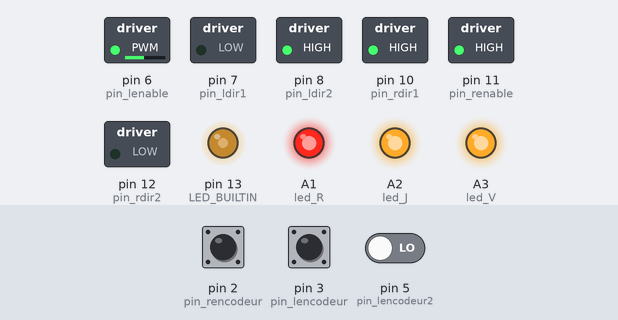
This program was run on a simulated Arduino Uno, built with avr-gcc and run on an emulated ATmega328P. Shown: switched loads named in the program (green lamp = pin HIGH), output pins drawn as LEDs (lit = HIGH). The inputs (shaded band) are chosen by the test bench; at power-on: pin 3 (pin_lencodeur) HIGH, pin 2 (pin_rencodeur) HIGH, pin 5 (pin_lencodeur2) LOW. What the program prints to the serial monitor is not drawn.

Above: at 6.24 s.
6.8 s: pin 3 (pin_lencodeur) pulsed LOW 2 times (0.12 s each, 0.3 s apart)
At 7.56 s:
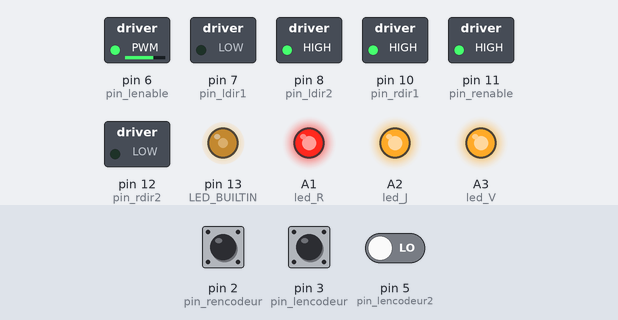
9.8 s: pin 3 (pin_lencodeur) pulsed LOW 5 times (0.12 s each, 0.3 s apart)
At 10.36 s:
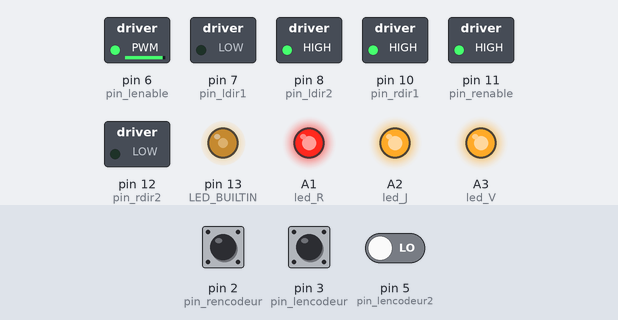
Timing chart, 0 to 18.8 s (numbered marks = the images above; inputs shaded):
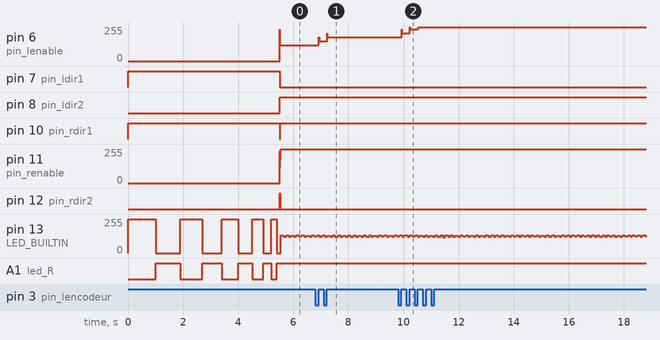

The program:

main.cpp
```cpp
#include <Arduino.h>
#include "header.h"

void rencodeur_callback() //RIGHT
{
  if(digitalRead(pin_rencodeur2)){
    rnbTic ++;
  }else
  {
    rnbTic --;
  }

}

void lencodeur_callback() //LEFT
{
  if(digitalRead(pin_lencodeur2)){
    lnbTic ++;
  }else
  {
    lnbTic --;
  }

}

ISR(TIMER1_COMPA_vect){
  //interrupt commands for TIMER 1 here, runs asynchonrously
  cli(); // interdire les interruptions
  rtickcopy = rnbTic;//RIGHT
  rnbTic = 0;
  ltickcopy = lnbTic;//LEFT
  lnbTic = 0;
  sei();//turn th einterrupt sback on

  re = rspeed - rtickcopy;//RIGHT
  rde = re - rolde;
  rE += re;
  le = lspeed - ltickcopy; //LEFT
  lde = le - lolde;
  lE += le;

  if (rE>512){rE = 512;}   //RIGHT
  if (rE<-512){rE = -512;}
  if (lE>512){lE = 512;}   //LEFT
  if (lE<-512){lE = -512;}

  rres_PID = re*kp + rde*kd + rE*ki; // RIGHT
  if (rres_PID>255){rres_PID = 255;}
  else if (rres_PID<0){rres_PID = 0;}
  lres_PID = le*kp + lde*kd + lE*ki; // LEFT
  if (lres_PID>255){lres_PID = 255;}
  else if (lres_PID<0){lres_PID = 0;}

  analogWrite (pin_renable, rres_PID); // RIGHT
  analogWrite (pin_lenable, lres_PID); // LEFT
  rolde = re;//RIGHT
  lolde = le;//LEFT

  //calculate angle or displacement
  rd = (rtickcopy / ratioencoder) * wheelperimeter;// mm/cycle
  ld = (ltickcopy / ratioencoder) * wheelperimeter;
  vcenter = (rd + ld)/2.00;
  realangle += (rd - ld)/entraxe; //calculate new angle
  X+=vcenter*cos(realangle);//update pos
  Y+=vcenter*sin(realangle);// simple trigonometrics


  Serial.print(X);// on print
  Serial.print(" ");// on print
  Serial.println(Y);// on print
}

void setup()
{
  //serial
  Serial.begin(450000);

  //led
  pinMode(LED_BUILTIN, OUTPUT);
  pinMode(led_R, OUTPUT);
  pinMode(led_J, OUTPUT);
  pinMode(led_V, OUTPUT);
  digitalWrite(led_R, HIGH);
  digitalWrite(led_J, HIGH);
  digitalWrite(led_V, HIGH);
  //ultrasound
  //pinMode(pin_trigger, OUTPUT);
  //digitalWrite(pin_trigger, LOW); // La broche TRIGGER doit être à LOW au repos
  //pinMode(pin_echo, INPUT);
  // put your setup code here, to run once:
  pinMode(pin_renable, OUTPUT);  //RIGHT
  pinMode(pin_rdir1, OUTPUT);
  pinMode(pin_rdir2, OUTPUT);
  pinMode(pin_rencodeur, INPUT);
  pinMode(pin_lenable, OUTPUT);  //LEFT
  pinMode(pin_ldir1, OUTPUT);
  pinMode(pin_ldir2, OUTPUT);
  pinMode(pin_lencodeur, INPUT);

  rdir = (rspeed>0);//RIGHT
  ldir = (lspeed>0);//LEFT
  digitalWrite(pin_renable, LOW); //RIGHT
  digitalWrite(pin_rdir1, rdir);
  digitalWrite(pin_rdir2, !rdir);
  digitalWrite(pin_lenable, LOW); //LEFT
  digitalWrite(pin_ldir1, ldir);
  digitalWrite(pin_ldir2, !ldir);

  while (startdelai>0){ ///just a timer before start
    Serial.println(startdelai);
    digitalWrite(LED_BUILTIN, led_status);
    led_status = !led_status;
    rstatus = ! rstatus;
    digitalWrite( led_R, rstatus);
    delay(startdelai);
    startdelai -= 100;
  }
  rstatus = true;
  digitalWrite(led_R, rstatus);
  Serial.println(" its go time !!");

  // TIMER 1 pour 80 hz
  cli(); // on eteind les interruptions
  TCCR1A = 0; // set entire TCCR1A register to 0
  TCCR1B = 0; // same for TCCR1B
  TCNT1  = 0; // initialize counter value to 0
  // on initialise un "buffer" pour le timer pour avoir la fréquence désiré
  OCR1A = 24999; // = 16000000 / (8 * 100) - 1 (must be <65536)
  // turn on CTC mode
  TCCR1B |= (1 << WGM12);
  // Set CS12, CS11 and CS10 bits for 8 prescaler pour controler la vitesse du timer
  TCCR1B |= (0 << CS12) | (1 << CS11) | (0 << CS10);
  // on allume le timer 1
  TIMSK1 |= (1 << OCIE1A);
  sei();

  attachInterrupt(digitalPinToInterrupt(pin_rencodeur), rencodeur_callback, RISING); //RIGHT
  attachInterrupt(digitalPinToInterrupt(pin_lencodeur), lencodeur_callback, RISING); //LEFT

}

void loop()
{
  //are we there yet?
  distsquared = (X2-X)*(X2-X) + (Y2-Y)*(Y2-Y);
  if(distsquared<=epsilon){//yes we have arrived
    vstatus = false;
    digitalWrite(led_V, vstatus);
    obj_index++;
    obj_index = obj_index%3;
    Y2 = yobj[obj_index];
    X2 = xobj[obj_index];
    Serial.println("arrived");
  }else{// still have to go on...
    // measure dstance
    //digitalWrite(pin_trigger, HIGH);
    //delayMicroseconds(10);
    //digitalWrite(pin_trigger, LOW);
    //measure = pulseIn(pin_echo, HIGH, MEASURE_TIMEOUT);
    //distance_mm = measure * SOUND_SPEED;
    for(int i =0;i<1000;i++){
      for(int j=0;j<1000;j++){

      }
    }
    distance_mm = 0.00;
    //should we slow down ?
    if(distance_mm<slowdowndist && distance_mm != 0.00){//yes
    cruisespeed -= dspeed;
    }else{//faster !!
      cruisespeed += dspeed;
    }

    // limit speed
    if(cruisespeed<minspeed){cruisespeed = minspeed;}
    else if(cruisespeed>maxspeed){cruisespeed = maxspeed;}

    //should we turn
    if(distance_mm<turndist && distance_mm != 0.00){//yes
      obsangle += 4*dangle;
    }else if(obsangle>0){// no correct
      obsangle -= dangle; //takes 4 loops to recover
    }else if(obsangle<0){//straight line
      obsangle = 0;
    }

    //calculate objangle
    objangle = atan2(Y2-Y,X2-X);

    // point forward steering
    targetangle = wrap(objangle + obsangle); // calculate deviation angle
    alpha = wrap(targetangle - realangle); // calculate error
    rspeed = (int) (cruisespeed*(cos(alpha) + (K*sin(alpha)))); //caclultae wheel speeds
    lspeed = (int) (cruisespeed*(cos(alpha) - (K*sin(alpha)))); //calculate wheel speeds

    //according to speed change dir
    if( rdir != (rspeed>0)){
      rdir = (rspeed>0);//RIGHT
      digitalWrite(pin_rdir1, rdir);  //RIGHT
      digitalWrite(pin_rdir2, !rdir);
    }

    if( ldir != (lspeed>0)){
      ldir = (lspeed>0);//LEFT
      digitalWrite(pin_ldir1, ldir);  //LEFT
      digitalWrite(pin_ldir2, !ldir);
    }
    // led
    digitalWrite(LED_BUILTIN, led_status);//
    led_status = ! led_status;
    // delay(100);  // this is really optional
    }

}

float wrap(float inangle){
  return atan2(sin(inangle),cos(inangle));
}
```

header.h
```cpp
#define kp 30 // poids proportionnel
#define ki 30 // poinds intégral
#define kd 0 // poids dérivatif


#define epsilon 1000 // lin distance to goal before stop //! is squared for no sqrt
long distsquared = 999.00;

int slowdowndist = 400; //mm
int turndist = 350;//

volatile long X = 0.00;//coords of robots
volatile long Y = 0.00;// init at 0,0

long X2 = 1000.00;//coords of objectif
long Y2 = 1000.00;//should be a straight line

int obj_index = 0;

long xobj[3]{1000,-1000,0};
long yobj[3]{1000,1000,0};

float ratioencoder = 220.00;//number of motor tick for 1 wheel turn
float rd = 0.0;//actual distance in mm
float ld = 0.0;//actuall distance in mm
float vcenter = 0.00;

float cruisespeed = 0.0; // speed of center of momentum
const int maxspeed = 9;
const int minspeed = -9;
const float dspeed = 0.05; // variation of speed
const float dangle = PI/16.0; // variationof angle
volatile int rspeed = 4; //! important to determinate max speed
volatile int lspeed = 4; //! important to determinate max speed
float targetangle = 0; // tempangle used for math
float objangle = 0; // the desired angle
volatile float realangle = 0; // the real angle of the bot
float obsangle = 0; // angle buffer for avoidance


///         RIGHT
int re; // erreur proportionnelle
int rde; // delta erreur (erreur dérivative)
int rE = 0; // erreur intégrale
int rnbTic = 0; // nb de tics par cycle
int rolde = 0;
volatile int rtickcopy;//copy of tick

///         LEFT
int le; // erreur proportionnelle
int lde; // delta erreur (erreur dérivative)
int lE = 0; // erreur intégrale
int lnbTic = 0; // nb de tics par cycle
int lolde = 0;
volatile int ltickcopy;//copy of tick

///         RIGHT
#define pin_renable 11 // a besoin du PWM
#define pin_rdir1 10 // direction 1
#define pin_rdir2 12 // direction 2
#define pin_rencodeur 2 // a besoin du pin interrupt
#define pin_rencodeur2 4//sens de rotation du moteur


///         LEFT
#define pin_lenable 6 // a besoin du PWM
#define pin_ldir1 7 // direction 1
#define pin_ldir2 8 // direction 2
#define pin_lencodeur 3 // a besoin du pin interrupt
#define pin_lencodeur2 5//sens de rotation du moteur

///          RIGHT
bool rdir = true; //permet de changer la direction
int rres_PID; // résultat de sortie du PID

///          LEFT
bool ldir = true; //permet de changer la direction
int lres_PID; // résultat de sortie du PID

int startdelai = 1000;
bool led_status = true; //permet de controler la led integrer

///                 LEDs
#define led_R A1
#define led_J A2
#define led_V A3
bool rstatus = true;
bool jstatus = true;
bool vstatus = true;

///               ULTRASOUND

#define pin_trigger 4
#define pin_echo 5

const long SOUND_SPEED = (343.0)/2.0;// 343m/s -> 343mm/ms
const unsigned long MEASURE_TIMEOUT = 2000.0/SOUND_SPEED; // T = D/V en ms

long measure;//distance mesuré par ultrasound
float distance_mm;//la dist ne mm

//              POINTFORWARD STEERING
float wrap(float inangle);//declare the function for easy find
float alpha;//angle error
float entraxe = 219.0;//mm
float wheelperimeter = 75.0*PI;//mm PI*diameter
float l =entraxe/2.0;//mm //! TURNING GAIN
float K = entraxe/(2.0*l); //! K app [1/2:1]
```

Measured:
- after the input at 6.8 s, pin 6 (pin_lenable): 120/255 → 150/255 after 0.13 s, → 180/255 0.30 s later
- after the input at 9.8 s, pin 6 (pin_lenable): 180/255 → 210/255 after 0.13 s, → 240/255 0.30 s later, → 255/255 0.30 s later
